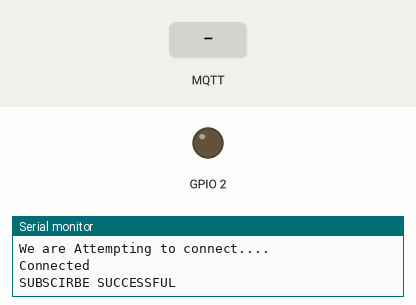
Recording of a sketch running on a simulated ESP32. Shown: output pins drawn as LEDs (lit = HIGH), the last lines printed to the serial monitor. The inputs (shaded band) are chosen by the test bench. WiFi joins after 1.5 s; servers stay silent unless stated; random numbers use the default seed unless the sketch sets one; no MQTT or app messages arrive unless stated.

Above: at 2.7 s.
2.8 s: MQTT message "1" arrives on the first subscribed topic
At 4.0 s:
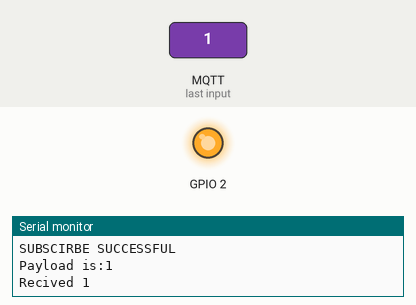
4.3 s: MQTT message "0" arrives on the first subscribed topic
At 5.2 s:
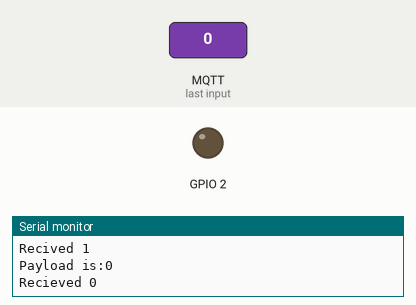
Timing chart, 0 to 7.3 s (numbered marks = the images above; inputs shaded):
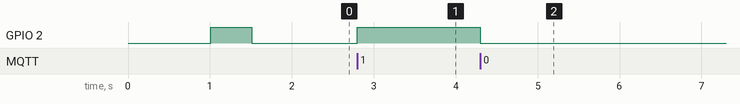

The sketch:

SubLED.ino
```cpp
#include <WiFi.h>
#include <PubSubClient.h>

const char* ssid = "Saurabh";
const char* pass = "Saurabh@95";
const char* mqtt_server = "192.168.0.5";

WiFiClient esp;
PubSubClient client (esp);

void wifi_setup() {
  delay(10);
  Serial.println("Connecting to ");
  Serial.println(ssid);

  WiFi.mode(WIFI_STA);
  WiFi.begin(ssid, pass);

  while (WiFi.status() != WL_CONNECTED) {
    delay(1000);
    digitalWrite(2, HIGH);
    delay(500);
    digitalWrite(2, LOW);
  }
randomSeed(micros());
Serial.println("");
Serial.println("Congrats WiFi connected");
Serial.println("IP address:");
Serial.println(WiFi.localIP());
}


void reconnect () {
  while (!client.connected() ) {
    Serial.println("We are Attempting to connect....");

    String clientId = "ESPclient -";
    clientId += String(random(0xffff), HEX);

    if (client.connect(clientId.c_str())) {
      Serial.println("Connected");
      client.subscribe("test/pub");
      Serial.println("SUBSCIRBE SUCCESSFUL");
    }else {
      Serial.print("Falied, rc=");
      Serial.print(client.state());
      Serial.println("Trying again in 5 seconds");
      delay(5000);
    }
  }
}

void callback(char* topic, byte* payload, unsigned int length) {
  Serial.print("Payload is:");
  for (int i = 0; i < length; i++){
    Serial.print((char)payload[i]);
  }
  Serial.println();

  if ((char)payload[0] == '1'){
    digitalWrite(2, HIGH);
    Serial.println("Recived 1");
  }else if((char)payload[0] == '0') {
    digitalWrite(2, LOW);
    Serial.println("Recieved 0");
  }else {
    Serial.println("Invalid input send 0 or 1");
  }

}

void setup() {
  pinMode(2, OUTPUT);
  Serial.begin(115200);
  wifi_setup();
  client.setServer(mqtt_server, 1883);
  client.setCallback(callback);
}
void loop() {
  if(!client.connected()) {
    reconnect ();
  }
  client.loop();
}
```

Measured:
- after the input at 2.8 s, GPIO 2: LOW → HIGH at once
- after the input at 4.3 s, GPIO 2: HIGH → LOW at once
